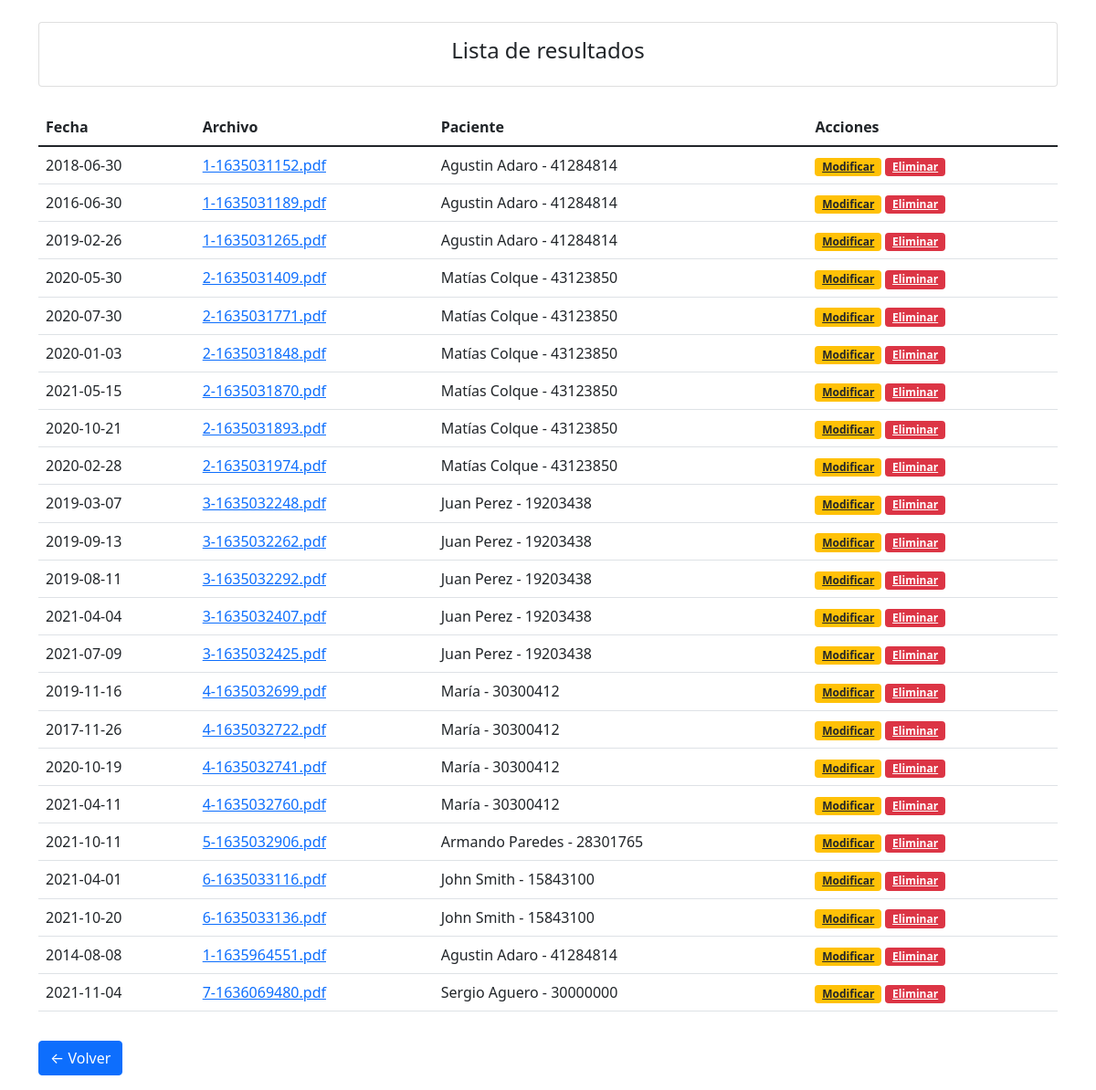
The app's page /admin/resultados (signed in) with its own data.
### tables this page shows
CREATE TABLE "result" (
	"id"	INTEGER,
	"date"	TEXT,
	"file_path"	TEXT,
	"id_patient"	INTEGER,
	PRIMARY KEY("id"),
	FOREIGN KEY("id_patient") REFERENCES "patient"("id")
);

CREATE TABLE "patient" (
	"id"	INTEGER,
	"name"	TEXT,
	"dni"	INTEGER,
	"password"	TEXT,
	PRIMARY KEY("id")
);

### main.py (the view)
@app.route('/admin/resultados')
def show_list_of_results():
    check_admin_privilages()
    results = db_handler.get_results()
    return render_template('admin_list_results.html', results=results)

### db_handler.py (called while the page is built)
def get_results():
    conn = sqlite3.connect(db_file)
    cur = conn.cursor()
    sql = "SELECT result.*, patient.name, patient.dni FROM result, patient WHERE result.id_patient = patient.id"
    cur.execute(sql)
    rows = cur.fetchall()
    conn.close()
    patients = []
    if rows:
        return rows

### main.py (called while the page is built)
def check_admin_privilages():
    if 'admin' not in session or not session['admin']:
        abort(403)

### templates/admin_list_results.html (shortened to what this page needs)
<!DOCTYPE html>
<html lang="en">
<head>
    <link href="https://cdn.jsdelivr.net/npm/bootstrap@5.1.3/dist/css/bootstrap.min.css" rel="stylesheet"
>
</head>
<body>
    <div class="container">
        <div class="card my-4">
            <div class="card-body">
                <h4 style="text-align: center;" class="card-title">Lista de resultados</u></h4>
            </div>
        </div>
        <table class="table">
            <thead>
                <tr>
                    <th scope="col">Fecha</th>
                    <th scope="col">Archivo</th>
                    <th scope="col">Paciente</th>
                    <th scope="col">Acciones</th>
                </tr>
            </thead>
            <tbody>
                {% if results %}
                {% for result in results %}
                <tr>
                    <td>{{ result[1] }}</td>
                    <td><a href="{{ url_for('download_file', filename=result[2]) }}">{{result[2]}}</a>
                    </td>
                    <td>{{ result[4] }} - {{ result[5] }}</td>
                    <td>
                        <a href="{{ url_for('modify_result', id=result[0]) }}"
                            class="badge bg-warning text-dark">Modificar</a>
                        <a href="{{ url_for('delete_result', id=result[0]) }}" class="badge bg-danger"
                            onclick="return confirm('Eliminar resultado del {{result[1]}}?');">Eliminar</a>
                    </td>
                </tr>
                {% endfor %}
                {% endif %}
            </tbody>
        </table>
        <a class="btn btn-primary my-3" href="{{ url_for('admin_main') }}">&larr; Volver</a>
    </div>
</body>
</html>

### records on screen
result: date "2018-06-30", file_path "1-1635031152.pdf", name "Agustin Adaro", dni "41284814"
result: date "2016-06-30", file_path "1-1635031189.pdf", name "Agustin Adaro", dni "41284814"
result: date "2019-02-26", file_path "1-1635031265.pdf", name "Agustin Adaro", dni "41284814"
result: date "2020-05-30", file_path "2-1635031409.pdf", name "Matías Colque", dni "43123850"
result: date "2020-07-30", file_path "2-1635031771.pdf", name "Matías Colque", dni "43123850"
result: date "2020-01-03", file_path "2-1635031848.pdf", name "Matías Colque", dni "43123850"
result: date "2021-05-15", file_path "2-1635031870.pdf", name "Matías Colque", dni "43123850"
result: date "2020-10-21", file_path "2-1635031893.pdf", name "Matías Colque", dni "43123850"
result: date "2020-02-28", file_path "2-1635031974.pdf", name "Matías Colque", dni "43123850"
result: date "2019-03-07", file_path "3-1635032248.pdf", name "Juan Perez", dni "19203438"
result: date "2019-09-13", file_path "3-1635032262.pdf", name "Juan Perez", dni "19203438"
result: date "2019-08-11", file_path "3-1635032292.pdf", name "Juan Perez", dni "19203438"
result: date "2021-04-04", file_path "3-1635032407.pdf", name "Juan Perez", dni "19203438"
result: date "2021-07-09", file_path "3-1635032425.pdf", name "Juan Perez", dni "19203438"
result: date "2019-11-16", file_path "4-1635032699.pdf", name "María", dni "30300412"
result: date "2017-11-26", file_path "4-1635032722.pdf", name "María", dni "30300412"
result: date "2020-10-19", file_path "4-1635032741.pdf", name "María", dni "30300412"
result: date "2021-04-11", file_path "4-1635032760.pdf", name "María", dni "30300412"
result: date "2021-10-11", file_path "5-1635032906.pdf", name "Armando Paredes", dni "28301765"
result: date "2021-04-01", file_path "6-1635033116.pdf", name "John Smith", dni "15843100"
result: date "2021-10-20", file_path "6-1635033136.pdf", name "John Smith", dni "15843100"
result: date "2014-08-08", file_path "1-1635964551.pdf", name "Agustin Adaro", dni "41284814"
result: date "2021-11-04", file_path "7-1636069480.pdf", name "Sergio Aguero", dni "30000000"
